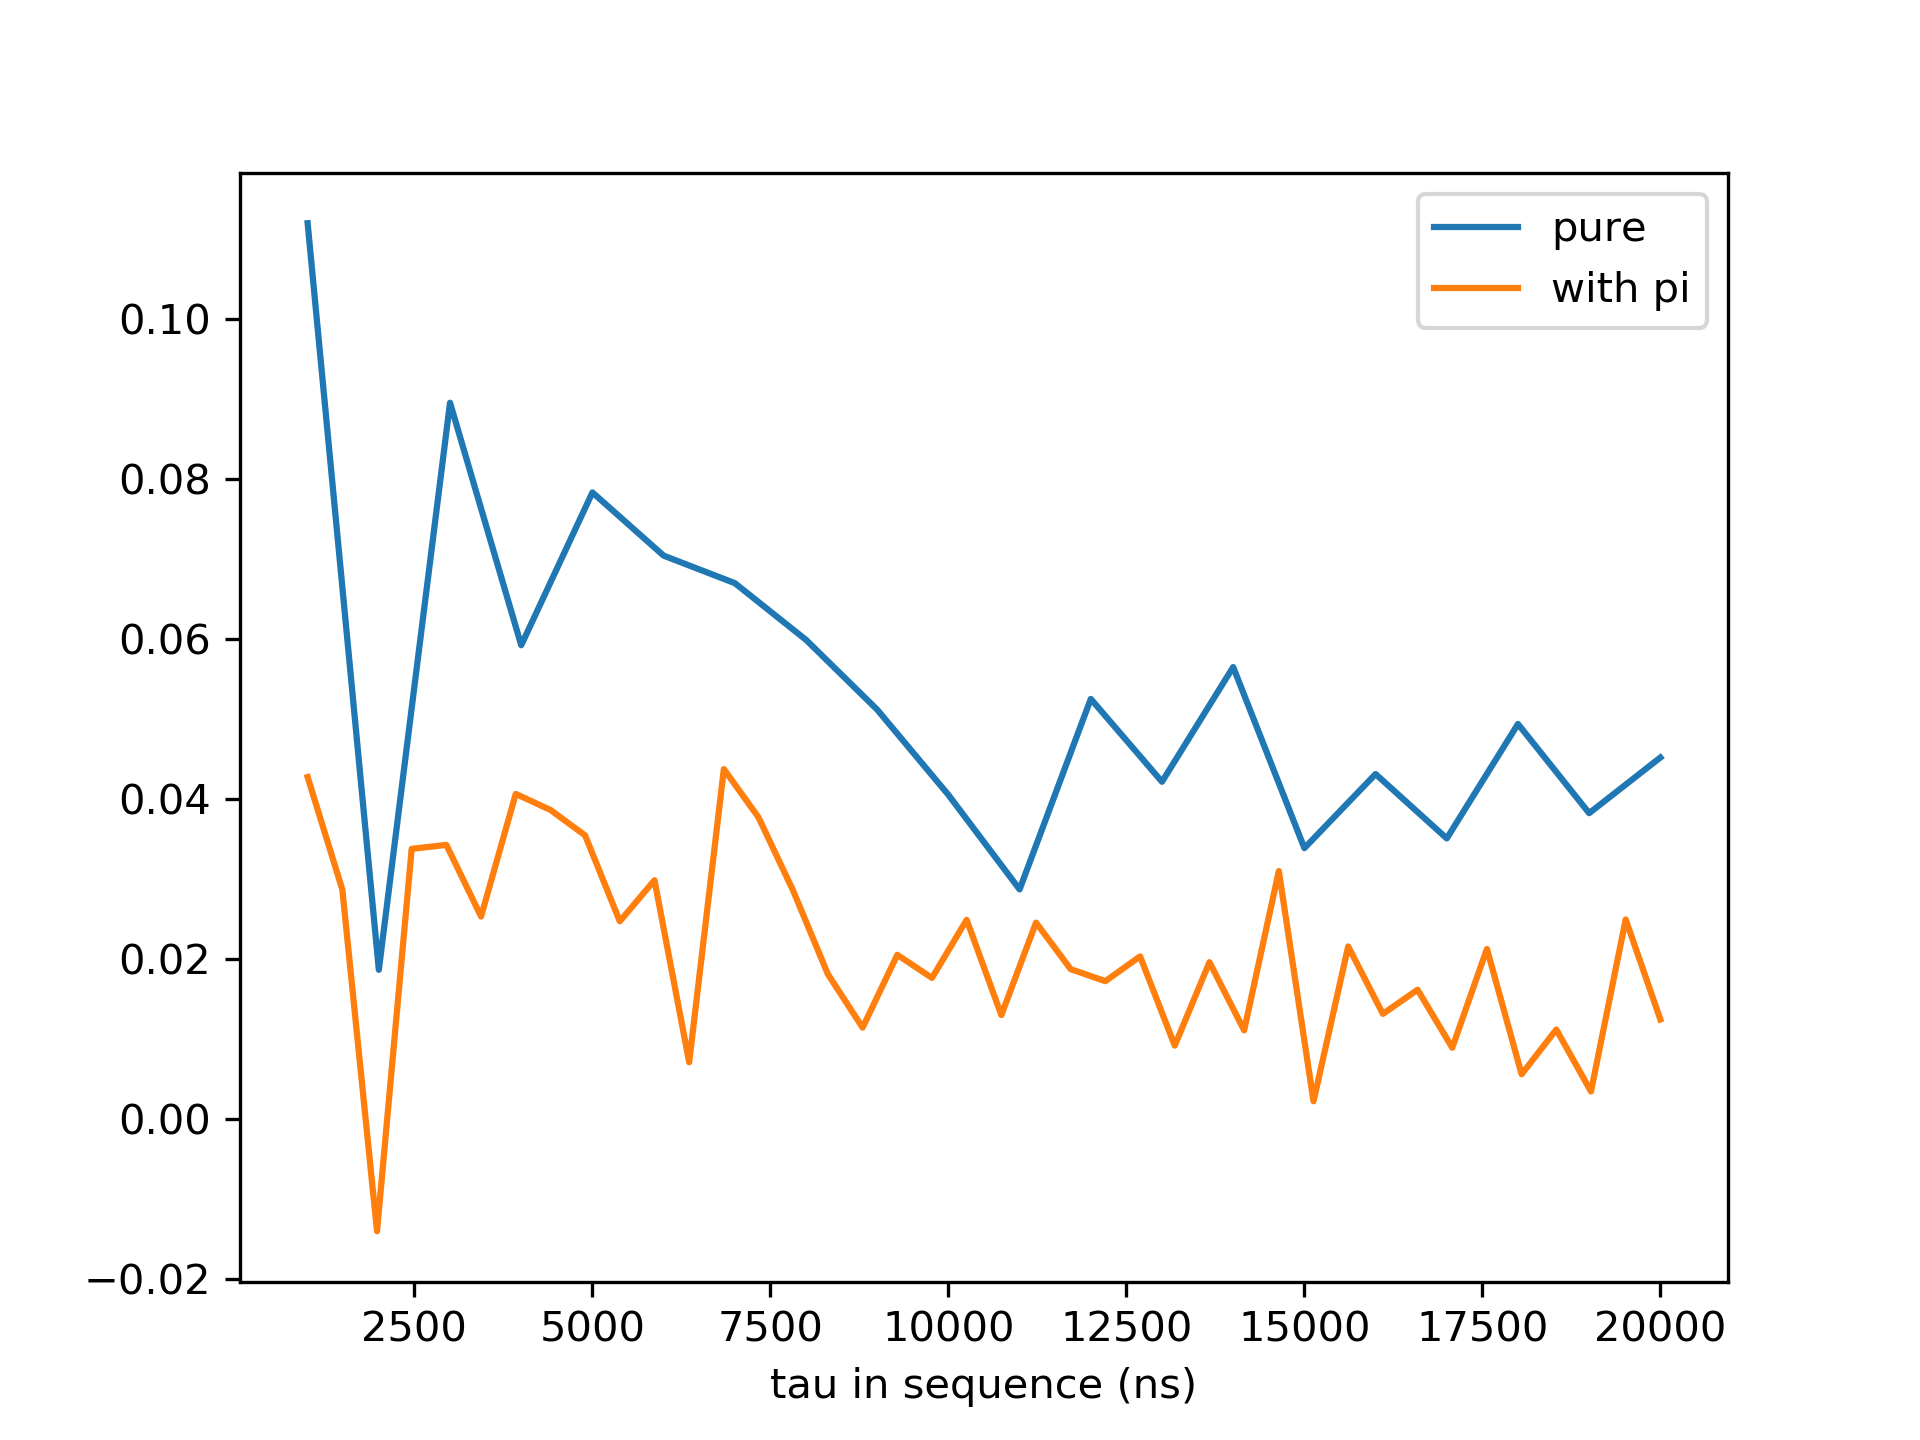

This chart was generated by the following Python code:
import matplotlib.pyplot as plt

from utility.deer_2d_plots import *


def main():
    pure_path = '//nas.ads.mwn.de/TUZE/wsi/e24/ReinhardLab/data_setup_nv1/180511_ramsey_correlations_rabi/' \
                '002_ramsey_correlation_tcorr_sweep'
    pure_names = relevant_filenames(name='mes_{:03}.mat', ind_min=0, ind_max=0)
    pure_differences = get_differences(pure_names, pure_path)[0]

    pi_path = '//nas.ads.mwn.de/TUZE/wsi/e24/ReinhardLab/data_setup_nv1/180511_ramsey_correlations_rabi/' \
              '003_ramsey_correlation_tcorr_sweep'
    pi_names = relevant_filenames(name='mes_{:03}.mat', ind_min=0, ind_max=0)
    pi_differences = get_differences(pi_names, pi_path)[0]

    # both graphs
    pure_taus = get_taus(pure_names, pure_path)
    pi_taus = get_taus(pi_names, pi_path)
    plt.close('all')
    plt.plot(pure_taus, pure_differences, label='pure')
    plt.plot(pi_taus, pi_differences, label='with pi')
    plt.xlabel('tau in sequence (ns)')
    plt.legend()
    plt.savefig('ramsey_graphs.png', dpi=300)

    # difference
    plt.close('all')
    print(pure_taus - pi_taus[::2])
    plt.plot(pure_taus, pure_differences - pi_differences[::2])
    plt.xlabel('tau in sequence (ns)')
    plt.savefig('ramsey_graphs_difference.png', dpi=300)

if __name__ == '__main__':
    main()
